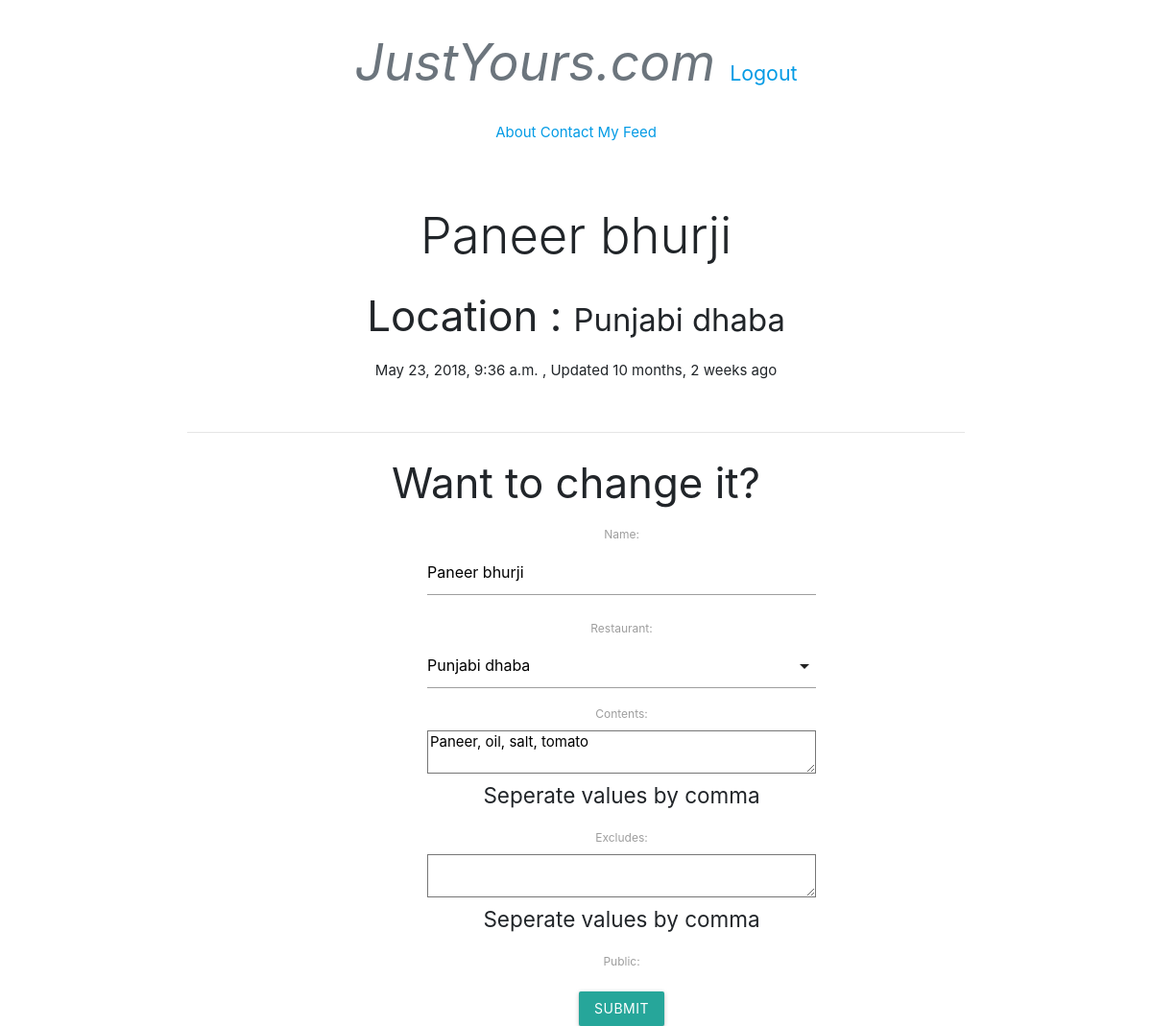
Page /item/2/ (signed in) on the committed database.
### menu/models.py (models this page shows, shortened)
class Item(models.Model):
	user 			= models.ForeignKey(settings.AUTH_USER_MODEL)
	restaurant		= models.ForeignKey(RestaurantLocation)
	name			= models.CharField(max_length = 120)
	contents		= models.TextField(help_text = 'Seperate values by comma')
	excludes		= models.TextField(blank = True, null = True, help_text = 'Seperate values by comma')
	public			= models.BooleanField(default = True)
	timestamp 		= models.DateTimeField(auto_now_add = True)
	updated			= models.DateTimeField(auto_now = True)
	class Meta:
		ordering = ['-updated', '-timestamp']

### restaurant/models.py (models this page shows, shortened)
class RestaurantLocation(models.Model):
	owner			= models.ForeignKey(User)
	name 			= models.CharField(max_length = 120, validators = [validate_rl_name])
	location 		= models.CharField(max_length = 120, null = True, blank = True, validators = [validate_location])
	CHOICES = (('Veg', 'Veg'), ('Non-veg', 'Non-veg'))
	category = models.CharField(max_length = 7,choices = CHOICES)
	timestamp		= models.DateTimeField(auto_now_add = True)
	updated			= models.DateTimeField(auto_now = True)
	slug 			= models.SlugField(null = True, blank = True)
	objects = RestauratLocationManager()
	def __str__(self):
		return self.name

### menu/views.py (the view)
# urls.py: url(r'^(?P<pk>\d+)/$', ItemUpdateView.as_view(), name = 'detail'),
class ItemUpdateView(LoginRequiredMixin, UpdateView):
	form_class = ItemForm
	template_name = 'menu/update-detail.html'
	def get_queryset(self):
		return Item.objects.filter(user = self.request.user)
	def get_context_data(self, **kwargs):
		context = super(ItemUpdateView, self).get_context_data(**kwargs)
		context['title'] = 'Update Item'
		return context
	def get_form_kwargs(self):
		kwargs = super(ItemUpdateView, self).get_form_kwargs()
		kwargs['user'] = self.request.user
		return kwargs

### menu/forms.py
class ItemForm(ModelForm):
	class Meta:
		model = Item
		fields = [
			'name',
			'restaurant',
			'contents',
			'excludes',
			'public'
		]
	def __init__(self, user = None, **kwargs):
		super(ItemForm, self).__init__(**kwargs)
		self.fields['restaurant'].queryset = RestaurantLocation.objects.filter(owner = user)

### restaurant/models.py (called while the page is built)
	def get_queryset(self):
		return RestaurantLocationQuerySet(self.model, using = self._db)

### templates/menu/update-detail.html (shortened to what this page needs)
{% extends "base.html" %}
{% block content %}
	<h1 class="display-4">{{ form.instance.name }}</h1>
	<h3>Location : <small>{{ form.instance.restaurant.name }}</small></h3>
	<p>{{ form.instance.timestamp }} , Updated {{ form.instance.updated|timesince }} ago</p><br>
<hr>
<h3>Want to change it?</h3>
{% include 'snippets/form-snippet.html' with form=form %}
{% endblock content %}

### templates/snippets/form-snippet.html (shortened to what this page needs)
<form method="POST" style="width : 50%; margin-left: 250px">{% csrf_token %}
		{{ form.as_p }}
		<button class="btn waves-effect waves-light" type="	submit" name="action">Submit
  		</button>
</form>

### templates/base.html (style rules this page uses)
span { font-size: 150%; }

### rows in the picture
Item: instance.name "Paneer bhurji", instance.restaurant.name "Punjabi dhaba", instance.timestamp "May 23, 2018, 9:36 a.m.", instance.updated "10 months, 2 weeks", name "Paneer bhurji", contents "Paneer, oil, salt, tomato"
